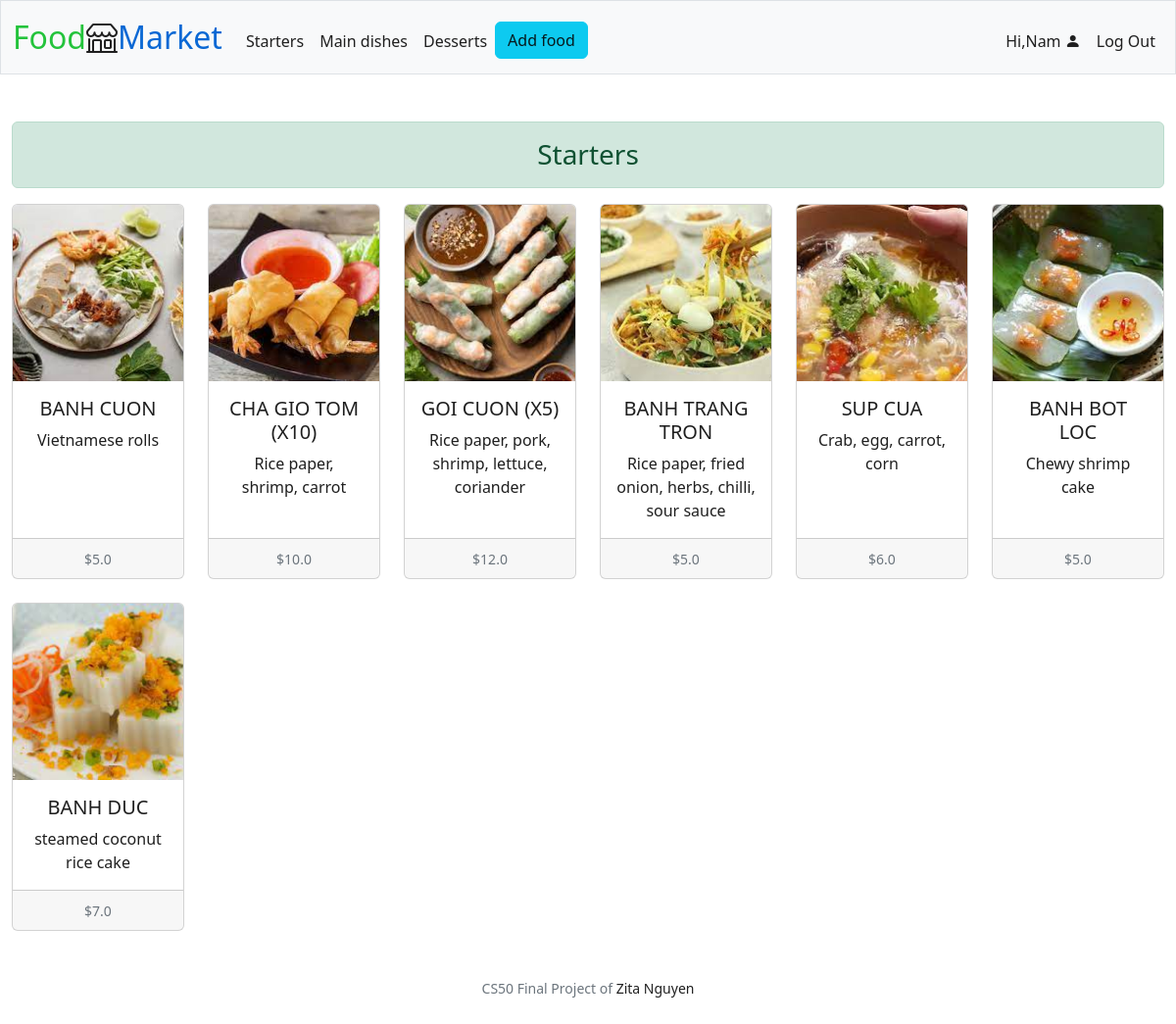
/starters (signed in), run on the app's committed database.
### tables this page shows
CREATE TABLE food (
id INTEGER PRIMARY KEY AUTOINCREMENT, 
category TEXT NOT NULL,
name TEXT NOT NULL,
photo BLOB NOT NULL,
description TEXT NOT NULL,
price REAL NOT NULL,
date DATETIME NOT NULL,
user_id INTEGER NOT NULL,
FOREIGN KEY (user_id) REFERENCES users (id)
);

### app.py (the view)
@app.route("/starters", methods=["GET"])
@login_required
def starters():
    starters = query_get_starters()
    return render_template("starters.html", starters=starters)

### app.py (called while the page is built)
@app.after_request
def after_request(response):
    response.headers["Cache-Control"] = "no-cache, no-store, must-revalidate"
    response.headers["Expires"] = 0
    response.headers["Pragma"] = "no-cache"
    return response

### helpers.py (called while the page is built)
def login_required(f):
    @wraps(f)
    def decorated_function(*args, **kwargs):
        if session.get("user_id") is None:
            return redirect("/login")
        return f(*args, **kwargs)
    return decorated_function

### queries.py (called while the page is built)
def query_get_starters():
    conn = sqlite3.connect("market.db")
    c = conn.cursor()
    c.execute("SELECT * FROM food WHERE category='Starter' ")
    starters = c.fetchall()
    return starters

### templates/starters.html (shortened to what this page needs)
{% extends "layout.html" %}
{% block main %}
<div class="alert alert-success text-center h3" role="alert">
  Starters
</div>
<div class="row row-cols-1 row-cols-lg-6 row-cols-md-3 g-4 text-center">
  {% if not starters %}
    <div class="col">
      <div class="card h-100">
        <img class="card-img-top" src="{{url_for('static', filename='photos/no_food.jpeg')}}" alt="No product">
        <div class="card-body">
          <p class="card-text">No starter.</p>
        </div>
      </div>
    </div>
  {% else %}
    {% for starter in starters %}
      <div class="col">
        <a href="/product/{{ starter[0] }}">
          <div class="card h-100">
            <img src="{{url_for('static', filename='photos/' + starter[3])}}" class="card-img-top" alt="{{ starter[2] }}">
            <div class="card-body">
              <h5 class="card-title">{{ starter[2] }}</h5>
              <p class="card-text">{{ starter[4] }}</p>
            </div>
            <div class="card-footer">
              <small class="text-muted">${{ starter[5] }}</small>
            </div>
          </div>
        </a>
      </div>
    {% endfor %}
  {% endif %}
</div>
{% endblock %}

### static/styles.css (style rules this page uses)
a:link, a:visited { text-decoration: none; color: rgba(7, 7, 7, 0.9); }
.card-img-top { width: 100%; height: 15vw; object-fit: cover; }
.card-title { text-transform: uppercase; }

### data on the page
food: photo (picture), name "BANH CUON", description "Vietnamese rolls", price "5.0"
food: photo (picture), name "CHA GIO TOM (X10)", description "Rice paper, shrimp, carrot", price "10.0"
food: photo (picture), name "GOI CUON (X5)", description "Rice paper, pork, shrimp, lettuce, coriander", price "12.0"
food: photo (picture), name "BANH TRANG TRON", description "Rice paper, fried onion, herbs, chilli, sour sauce", price "5.0"
food: photo (picture), name "SUP CUA", description "Crab, egg, carrot, corn", price "6.0"
food: photo (picture), name "BANH BOT LOC", description "Chewy shrimp cake", price "5.0"
food: photo (picture), name "BANH DUC", description "steamed coconut rice cake", price "7.0"

### other printed values
{{ session["user_name"].capitalize() }} "Nam"
